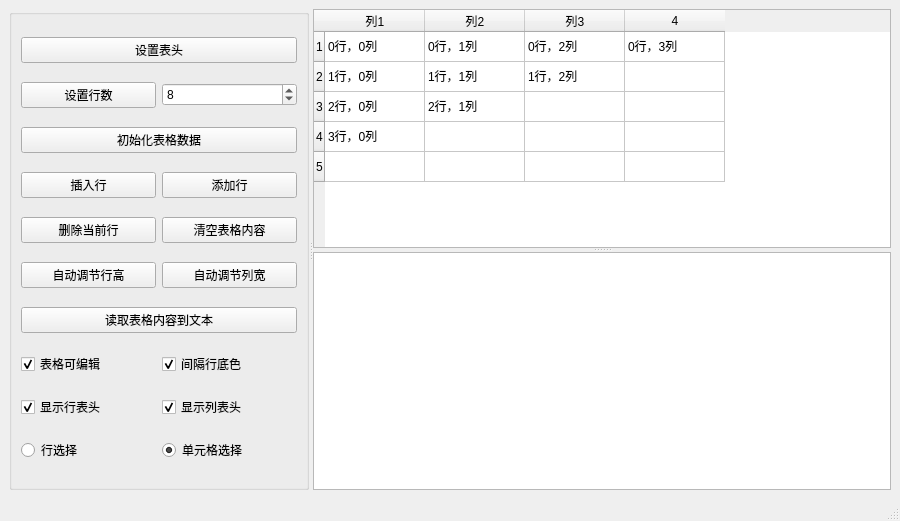
<?xml version="1.0" encoding="UTF-8"?>
<ui version="4.0">
 <class>MainWindow</class>
 <widget class="QMainWindow" name="MainWindow">
  <property name="geometry">
   <rect>
    <x>0</x>
    <y>0</y>
    <width>900</width>
    <height>521</height>
   </rect>
  </property>
  <property name="windowTitle">
   <string>Demo3_10 QTableWidget的使用</string>
  </property>
  <widget class="QWidget" name="centralwidget">
   <layout class="QVBoxLayout" name="verticalLayout">
    <item>
     <widget class="QSplitter" name="splitter_2">
      <property name="orientation">
       <enum>Qt::Horizontal</enum>
      </property>
      <widget class="QGroupBox" name="groupBox">
       <property name="maximumSize">
        <size>
         <width>300</width>
         <height>16777215</height>
        </size>
       </property>
       <property name="title">
        <string/>
       </property>
       <layout class="QGridLayout" name="gridLayout" columnstretch="1,1">
        <item row="3" column="0">
         <widget class="QPushButton" name="btn_InsertRow">
          <property name="text">
           <string>插入行</string>
          </property>
         </widget>
        </item>
        <item row="7" column="0">
         <widget class="QCheckBox" name="chbox_TableCanEdited">
          <property name="text">
           <string>表格可编辑</string>
          </property>
          <property name="checked">
           <bool>true</bool>
          </property>
         </widget>
        </item>
        <item row="4" column="1">
         <widget class="QPushButton" name="btn_ClearContents">
          <property name="text">
           <string>清空表格内容</string>
          </property>
         </widget>
        </item>
        <item row="5" column="1">
         <widget class="QPushButton" name="btn_AutoRowWidth">
          <property name="text">
           <string>自动调节列宽</string>
          </property>
         </widget>
        </item>
        <item row="9" column="1">
         <widget class="QRadioButton" name="radiobtn_CellSelection">
          <property name="text">
           <string>单元格选择</string>
          </property>
          <property name="checked">
           <bool>true</bool>
          </property>
         </widget>
        </item>
        <item row="6" column="0" colspan="2">
         <widget class="QPushButton" name="btn_ReadIntoText">
          <property name="text">
           <string>读取表格内容到文本</string>
          </property>
         </widget>
        </item>
        <item row="3" column="1">
         <widget class="QPushButton" name="btn_AddRow">
          <property name="text">
           <string>添加行</string>
          </property>
         </widget>
        </item>
        <item row="5" column="0">
         <widget class="QPushButton" name="btn_AutoRowHeight">
          <property name="text">
           <string>自动调节行高</string>
          </property>
         </widget>
        </item>
        <item row="4" column="0">
         <widget class="QPushButton" name="btn_DelCurrentRow">
          <property name="text">
           <string>删除当前行</string>
          </property>
         </widget>
        </item>
        <item row="9" column="0">
         <widget class="QRadioButton" name="radionbtn_RowSelection">
          <property name="text">
           <string>行选择</string>
          </property>
         </widget>
        </item>
        <item row="1" column="0">
         <widget class="QPushButton" name="btn_setRows">
          <property name="text">
           <string>设置行数</string>
          </property>
         </widget>
        </item>
        <item row="2" column="0" colspan="2">
         <widget class="QPushButton" name="btn_IniTabularData">
          <property name="text">
           <string>初始化表格数据</string>
          </property>
         </widget>
        </item>
        <item row="7" column="1">
         <widget class="QCheckBox" name="chbox_RowBackground">
          <property name="text">
           <string>间隔行底色</string>
          </property>
          <property name="checked">
           <bool>true</bool>
          </property>
         </widget>
        </item>
        <item row="0" column="0" colspan="2">
         <widget class="QPushButton" name="btn_setHeader">
          <property name="text">
           <string>设置表头</string>
          </property>
          <property name="autoDefault">
           <bool>false</bool>
          </property>
          <property name="default">
           <bool>false</bool>
          </property>
         </widget>
        </item>
        <item row="8" column="0">
         <widget class="QCheckBox" name="chbox_ShowRowHeader">
          <property name="text">
           <string>显示行表头</string>
          </property>
          <property name="checked">
           <bool>true</bool>
          </property>
         </widget>
        </item>
        <item row="8" column="1">
         <widget class="QCheckBox" name="chbox_ShowListHeader">
          <property name="text">
           <string>显示列表头</string>
          </property>
          <property name="checked">
           <bool>true</bool>
          </property>
         </widget>
        </item>
        <item row="1" column="1">
         <widget class="QSpinBox" name="spinBox_Row">
          <property name="value">
           <number>8</number>
          </property>
         </widget>
        </item>
       </layout>
      </widget>
      <widget class="QSplitter" name="splitter">
       <property name="orientation">
        <enum>Qt::Vertical</enum>
       </property>
       <widget class="QTableWidget" name="tableinfo">
        <property name="rowCount">
         <number>5</number>
        </property>
        <property name="columnCount">
         <number>4</number>
        </property>
        <row/>
        <row/>
        <row/>
        <row/>
        <row/>
        <column>
         <property name="text">
          <string>列1</string>
         </property>
        </column>
        <column>
         <property name="text">
          <string>列2</string>
         </property>
        </column>
        <column>
         <property name="text">
          <string>列3</string>
         </property>
        </column>
        <column/>
        <item row="0" column="0">
         <property name="text">
          <string>0行，0列</string>
         </property>
        </item>
        <item row="0" column="1">
         <property name="text">
          <string>0行，1列</string>
         </property>
         <property name="icon">
          <iconset resource="../Resource/res.qrc">
           <normaloff>:/icons/images/boy.ico</normaloff>:/icons/images/boy.ico</iconset>
         </property>
        </item>
        <item row="0" column="2">
         <property name="text">
          <string>0行，2列</string>
         </property>
        </item>
        <item row="0" column="3">
         <property name="text">
          <string>0行，3列</string>
         </property>
        </item>
        <item row="1" column="0">
         <property name="text">
          <string>1行，0列</string>
         </property>
        </item>
        <item row="1" column="1">
         <property name="text">
          <string>1行，1列</string>
         </property>
        </item>
        <item row="1" column="2">
         <property name="text">
          <string>1行，2列</string>
         </property>
        </item>
        <item row="2" column="0">
         <property name="text">
          <string>2行，0列</string>
         </property>
        </item>
        <item row="2" column="1">
         <property name="text">
          <string>2行，1列</string>
         </property>
         <property name="icon">
          <iconset resource="../Resource/res.qrc">
           <normaloff>:/icons/images/girl.ico</normaloff>:/icons/images/girl.ico</iconset>
         </property>
        </item>
        <item row="3" column="0">
         <property name="text">
          <string>3行，0列</string>
         </property>
        </item>
       </widget>
       <widget class="QPlainTextEdit" name="textEdit"/>
      </widget>
     </widget>
    </item>
   </layout>
  </widget>
  <widget class="QStatusBar" name="statusbar"/>
 </widget>
 <resources>
  <include location="../Resource/res.qrc"/>
 </resources>
 <connections/>
</ui>
